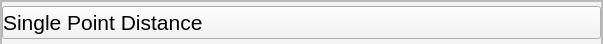
                  <widget class="QFrame" name="PointDistanceFrame">
                   <property name="minimumSize">
                    <size>
                     <width>603</width>
                     <height>44</height>
                    </size>
                   </property>
                   <property name="maximumSize">
                    <size>
                     <width>603</width>
                     <height>44</height>
                    </size>
                   </property>
                   <property name="styleSheet">
                    <string notr="true">background-color: rgb(243, 243, 243);</string>
                   </property>
                   <property name="frameShape">
                    <enum>QFrame::StyledPanel</enum>
                   </property>
                   <property name="frameShadow">
                    <enum>QFrame::Raised</enum>
                   </property>
                   <layout class="QVBoxLayout" name="verticalLayout_9">
                    <property name="spacing">
                     <number>0</number>
                    </property>
                    <property name="leftMargin">
                     <number>0</number>
                    </property>
                    <property name="topMargin">
                     <number>0</number>
                    </property>
                    <property name="rightMargin">
                     <number>0</number>
                    </property>
                    <property name="bottomMargin">
                     <number>0</number>
                    </property>
                    <item>
                     <widget class="QFrame" name="PointTitleFrame">
                      <property name="minimumSize">
                       <size>
                        <width>0</width>
                        <height>44</height>
                       </size>
                      </property>
                      <property name="maximumSize">
                       <size>
                        <width>16777215</width>
                        <height>44</height>
                       </size>
                      </property>
                      <property name="frameShape">
                       <enum>QFrame::StyledPanel</enum>
                      </property>
                      <property name="frameShadow">
                       <enum>QFrame::Raised</enum>
                      </property>
                      <layout class="QVBoxLayout" name="verticalLayout_13">
                       <property name="spacing">
                        <number>0</number>
                       </property>
                       <property name="leftMargin">
                        <number>0</number>
                       </property>
                       <property name="topMargin">
                        <number>0</number>
                       </property>
                       <property name="rightMargin">
                        <number>0</number>
                       </property>
                       <property name="bottomMargin">
                        <number>0</number>
                       </property>
                       <item>
                        <widget class="QPushButton" name="ExpandPoint">
                         <property name="font">
                          <font>
                           <pointsize>16</pointsize>
                          </font>
                         </property>
                         <property name="styleSheet">
                          <string notr="true">text-align: left</string>
                         </property>
                         <property name="text">
                          <string>Single Point Distance</string>
                         </property>
                         <property name="icon">
                          <iconset>
                           <normalon>:/Expand/ExpandArrow.png</normalon>
                          </iconset>
                         </property>
                         <property name="iconSize">
                          <size>
                           <width>40</width>
                           <height>40</height>
                          </size>
                         </property>
                        </widget>
                       </item>
                      </layout>
                     </widget>
                    </item>
                    <item>
                     <widget class="QFrame" name="PointFunctionFrame">
                      <property name="styleSheet">
                       <string notr="true"/>
                      </property>
                      <property name="frameShape">
                       <enum>QFrame::StyledPanel</enum>
                      </property>
                      <property name="frameShadow">
                       <enum>QFrame::Raised</enum>
                      </property>
                      <widget class="QLabel" name="label">
                       <property name="geometry">
                        <rect>
                         <x>0</x>
                         <y>10</y>
                         <width>601</width>
                         <height>41</height>
                        </rect>
                       </property>
                       <property name="font">
                        <font>
                         <pointsize>13</pointsize>
                        </font>
                       </property>
                       <property name="text">
                        <string>&lt;html&gt;&lt;head/&gt;&lt;body&gt;&lt;p&gt;Enter (X,Y) coordinate or click a point on the video feeds then click calculate.&lt;br/&gt;  The center point is (320, 240).&lt;/p&gt;&lt;/body&gt;&lt;/html&gt;</string>
                       </property>
                       <property name="scaledContents">
                        <bool>false</bool>
                       </property>
                       <property name="alignment">
                        <set>Qt::AlignCenter</set>
                       </property>
                      </widget>
                      <widget class="QTextEdit" name="PointX">
                       <property name="geometry">
                        <rect>
                         <x>250</x>
                         <y>70</y>
                         <width>104</width>
                         <height>31</height>
                        </rect>
                       </property>
                       <property name="placeholderText">
                        <string>320</string>
                       </property>
                      </widget>
                      <widget class="QTextEdit" name="PointY">
                       <property name="geometry">
                        <rect>
                         <x>410</x>
                         <y>70</y>
                         <width>104</width>
                         <height>31</height>
                        </rect>
                       </property>
                       <property name="placeholderText">
                        <string>240</string>
                       </property>
                      </widget>
                      <widget class="QLabel" name="label_2">
                       <property name="geometry">
                        <rect>
                         <x>220</x>
                         <y>80</y>
                         <width>21</width>
                         <height>17</height>
                        </rect>
                       </property>
                       <property name="font">
                        <font>
                         <pointsize>14</pointsize>
                        </font>
                       </property>
                       <property name="text">
                        <string>X:</string>
                       </property>
                      </widget>
                      <widget class="QLabel" name="label_3">
                       <property name="geometry">
                        <rect>
                         <x>380</x>
                         <y>80</y>
                         <width>21</width>
                         <height>17</height>
                        </rect>
                       </property>
                       <property name="font">
                        <font>
                         <pointsize>14</pointsize>
                        </font>
                       </property>
                       <property name="text">
                        <string>Y:</string>
                       </property>
                      </widget>
                      <widget class="QLabel" name="label_4">
                       <property name="geometry">
                        <rect>
                         <x>200</x>
                         <y>120</y>
                         <width>111</width>
                         <height>17</height>
                        </rect>
                       </property>
                       <property name="font">
                        <font>
                         <pointsize>14</pointsize>
                        </font>
                       </property>
                       <property name="text">
                        <string>Distance(m):</string>
                       </property>
                      </widget>
                      <widget class="QLabel" name="PointDistance">
                       <property name="geometry">
                        <rect>
                         <x>320</x>
                         <y>110</y>
                         <width>91</width>
                         <height>31</height>
                        </rect>
                       </property>
                       <property name="font">
                        <font>
                         <pointsize>14</pointsize>
                        </font>
                       </property>
                       <property name="autoFillBackground">
                        <bool>false</bool>
                       </property>
                       <property name="frameShape">
                        <enum>QFrame::StyledPanel</enum>
                       </property>
                       <property name="text">
                        <string/>
                       </property>
                      </widget>
                      <widget class="QPushButton" name="ClearPointDistance">
                       <property name="geometry">
                        <rect>
                         <x>330</x>
                         <y>160</y>
                         <width>89</width>
                         <height>25</height>
                        </rect>
                       </property>
                       <property name="font">
                        <font>
                         <pointsize>13</pointsize>
                        </font>
                       </property>
                       <property name="text">
                        <string>Clear</string>
                       </property>
                      </widget>
                      <widget class="QPushButton" name="CalculatePointDistance">
                       <property name="geometry">
                        <rect>
                         <x>190</x>
                         <y>160</y>
                         <width>89</width>
                         <height>25</height>
                        </rect>
                       </property>
                       <property name="font">
                        <font>
                         <pointsize>13</pointsize>
                        </font>
                       </property>
                       <property name="text">
                        <string>Calculate</string>
                       </property>
                      </widget>
                      <widget class="QPushButton" name="PointSelect">
                       <property name="geometry">
                        <rect>
                         <x>90</x>
                         <y>70</y>
                         <width>101</width>
                         <height>31</height>
                        </rect>
                       </property>
                       <property name="font">
                        <font>
                         <weight>75</weight>
                         <bold>true</bold>
                        </font>
                       </property>
                       <property name="whatsThis">
                        <string>&lt;html&gt;&lt;head/&gt;&lt;body&gt;&lt;p&gt;&lt;span style=&quot; font-weight:600;&quot;&gt;Select Point&lt;/span&gt;&lt;/p&gt;&lt;/body&gt;&lt;/html&gt;</string>
                       </property>
                       <property name="text">
                        <string>Select Point</string>
                       </property>
                      </widget>
                     </widget>
                    </item>
                   </layout>
                  </widget>
